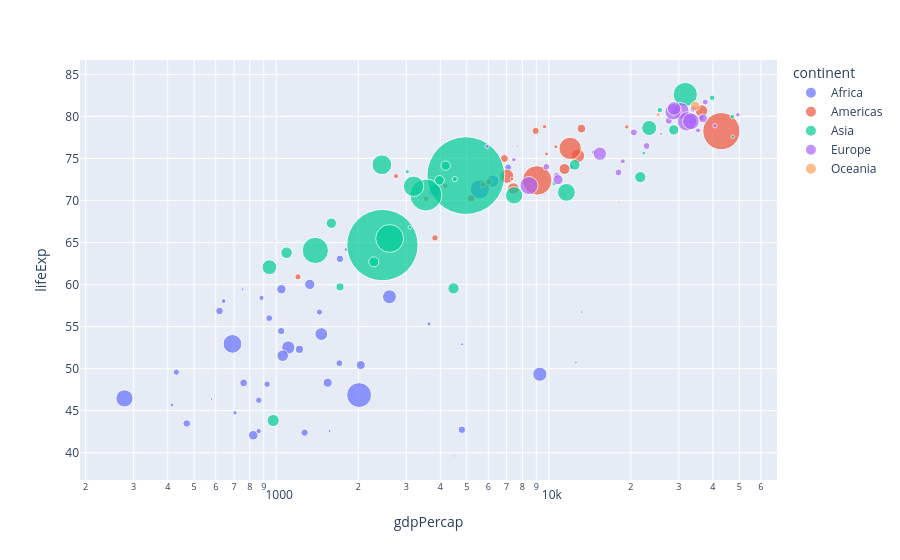

Notebook code for this chart:
### Markdown cell above
### Same data with interactive plots

### Code cell
# Look at just one year
fig = px.scatter(tidy_df[tidy_df['year']==2007], x="gdpPercap", y="lifeExp",
           size="pop", color="continent", 
           log_x=True, size_max=55,
           hover_name='country')
fig.show()

### Figure 1 — Plotly figure (JSON) as saved in the notebook; plotly's stock layout.template omitted (floating-point values rounded to 4 significant figures)
{"data": [{"hovertemplate": "<b>%{hovertext}</b><br><br>continent=Africa<br>gdpPercap=%{x}<br>lifeExp=%{y}<br>pop=%{marker.size}<extra></extra>", "hovertext": ["Algeria", "Angola", "Benin", "Botswana", "Burkina Faso", "Burundi", "Cameroon", "Central African Republic", "Chad", "Comoros", "Congo Dem. Rep.", "Congo Rep.", "Cote d'Ivoire", "Djibouti", "Egypt", "Equatorial Guinea", "Eritrea", "Ethiopia", "Gabon", "Gambia", "Ghana", "Guinea", "Guinea-Bissau", "Kenya", "Lesotho", "Liberia", "Libya", "Madagascar", "Malawi", "Mali", "Mauritania", "Mauritius", "Morocco", "Mozambique", "Namibia", "Niger", "Nigeria", "Reunion", "Rwanda", "Sao Tome and Principe", "Senegal", "Sierra Leone", "Somalia", "South Africa", "Sudan", "Swaziland", "Tanzania", "Togo", "Tunisia", "Uganda", "Zambia", "Zimbabwe"], "legendgroup": "Africa", "marker": {"color": "#636efa", "size": [33330000.0, 12420000.0, 8078000.0, 1639000.0, 14330000.0, 8391000.0, 17700000.0, 4369000.0, 10240000.0, 711000.0, 64610000.0, 3801000.0, 18010000.0, 496400.0, 80260000.0, 551200.0, 4907000.0, 76510000.0, 1455000.0, 1688000.0, 22870000.0, 9948000.0, 1472000.0, 35610000.0, 2013000.0, 3194000.0, 6037000.0, 19170000.0, 13330000.0, 12030000.0, 3270000.0, 1251000.0, 33760000.0, 19950000.0, 2055000.0, 12890000.0, 135000000.0, 798100.0, 8861000.0, 199600.0, 12270000.0, 6145000.0, 9119000.0, 44000000.0, 42290000.0, 1133000.0, 38140000.0, 5702000.0, 10280000.0, 29170000.0, 11750000.0, 12310000.0], "sizemode": "area", "sizeref": 435900.0, "symbol": "circle"}, "mode": "markers", "name": "Africa", "orientation": "v", "showlegend": true, "type": "scatter", "x": [6223.0, 4797.0, 1441.0, 12570.0, 1217.0, 430.1, 2042.0, 706.0, 1704.0, 986.1, 277.6, 3633.0, 1545.0, 2082.0, 5581.0, 12150.0, 641.4, 690.8, 13210.0, 752.7, 1328.0, 942.7, 579.2, 1463.0, 1569.0, 414.5, 12060.0, 1045.0, 759.3, 1043.0, 1803.0, 10960.0, 3820.0, 823.7, 4811.0, 619.7, 2014.0, 7670.0, 863.1, 1598.0, 1712.0, 862.5, 926.1, 9270.0, 2602.0, 4513.0, 1107.0, 883.0, 7093.0, 1056.0, 1271.0, 469.7], "xaxis": "x", "y": [72.3, 42.73, 56.73, 50.73, 52.3, 49.58, 50.43, 44.74, 50.65, 65.15, 46.46, 55.32, 48.33, 54.79, 71.34, 51.58, 58.04, 52.95, 56.73, 59.45, 60.02, 56.01, 46.39, 54.11, 42.59, 45.68, 73.95, 59.44, 48.3, 54.47, 64.16, 72.8, 71.16, 42.08, 52.91, 56.87, 46.86, 76.44, 46.24, 65.53, 63.06, 42.57, 48.16, 49.34, 58.56, 39.61, 52.52, 58.42, 73.92, 51.54, 42.38, 43.49], "yaxis": "y"}, {"hovertemplate": "<b>%{hovertext}</b><br><br>continent=Americas<br>gdpPercap=%{x}<br>lifeExp=%{y}<br>pop=%{marker.size}<extra></extra>", "hovertext": ["Argentina", "Bolivia", "Brazil", "Canada", "Chile", "Colombia", "Costa Rica", "Cuba", "Dominican Republic", "Ecuador", "El Salvador", "Guatemala", "Haiti", "Honduras", "Jamaica", "Mexico", "Nicaragua", "Panama", "Paraguay", "Peru", "Puerto Rico", "Trinidad and Tobago", "United States", "Uruguay", "Venezuela"], "legendgroup": "Americas", "marker": {"color": "#EF553B", "size": [40300000.0, 9119000.0, 190000000.0, 33390000.0, 16280000.0, 44230000.0, 4134000.0, 11420000.0, 9320000.0, 13760000.0, 6940000.0, 12570000.0, 8503000.0, 7484000.0, 2780000.0, 108700000.0, 5675000.0, 3242000.0, 6667000.0, 28670000.0, 3942000.0, 1057000.0, 301100000.0, 3447000.0, 26080000.0], "sizemode": "area", "sizeref": 435900.0, "symbol": "circle"}, "mode": "markers", "name": "Americas", "orientation": "v", "showlegend": true, "type": "scatter", "x": [12780.0, 3822.0, 9066.0, 36320.0, 13170.0, 7007.0, 9645.0, 8948.0, 6025.0, 6873.0, 5728.0, 5186.0, 1202.0, 3548.0, 7321.0, 11980.0, 2749.0, 9809.0, 4173.0, 7409.0, 19330.0, 18010.0, 42950.0, 10610.0, 11420.0], "xaxis": "x", "y": [75.32, 65.55, 72.39, 80.65, 78.55, 72.89, 78.78, 78.27, 72.23, 74.99, 71.88, 70.26, 60.92, 70.2, 72.57, 76.19, 72.9, 75.54, 71.75, 71.42, 78.75, 69.82, 78.24, 76.38, 73.75], "yaxis": "y"}, {"hovertemplate": "<b>%{hovertext}</b><br><br>continent=Asia<br>gdpPercap=%{x}<br>lifeExp=%{y}<br>pop=%{marker.size}<extra></extra>", "hovertext": ["Afghanistan", "Bahrain", "Bangladesh", "Cambodia", "China", "Hong Kong China", "India", "Indonesia", "Iran", "Iraq", "Israel", "Japan", "Jordan", "Korea Dem. Rep.", "Korea Rep.", "Kuwait", "Lebanon", "Malaysia", "Mongolia", "Myanmar", "Nepal", "Oman", "Pakistan", "Philippines", "Saudi Arabia", "Singapore", "Sri Lanka", "Syria", "Taiwan", "Thailand", "Vietnam", "West Bank and Gaza", "Yemen Rep."], "legendgroup": "Asia", "marker": {"color": "#00cc96", "size": [31890000.0, 708600.0, 150400000.0, 14130000.0, 1319000000.0, 6980000.0, 1110000000.0, 223500000.0, 69450000.0, 27500000.0, 6427000.0, 127500000.0, 6053000.0, 23300000.0, 49040000.0, 2506000.0, 3921000.0, 24820000.0, 2874000.0, 47760000.0, 28900000.0, 3205000.0, 169300000.0, 91080000.0, 27600000.0, 4553000.0, 20380000.0, 19310000.0, 23170000.0, 65070000.0, 85260000.0, 4018000.0, 22210000.0], "sizemode": "area", "sizeref": 435900.0, "symbol": "circle"}, "mode": "markers", "name": "Asia", "orientation": "v", "showlegend": true, "type": "scatter", "x": [974.6, 29800.0, 1391.0, 1714.0, 4959.0, 39720.0, 2452.0, 3541.0, 11610.0, 4471.0, 25520.0, 31660.0, 4519.0, 1593.0, 23350.0, 47310.0, 10460.0, 12450.0, 3096.0, 944.0, 1091.0, 22320.0, 2606.0, 3190.0, 21650.0, 47140.0, 3970.0, 4185.0, 28720.0, 7458.0, 2442.0, 3025.0, 2281.0], "xaxis": "x", "y": [43.83, 75.64, 64.06, 59.72, 72.96, 82.21, 64.7, 70.65, 70.96, 59.55, 80.75, 82.6, 72.53, 67.3, 78.62, 77.59, 71.99, 74.24, 66.8, 62.07, 63.78, 75.64, 65.48, 71.69, 72.78, 79.97, 72.4, 74.14, 78.4, 70.62, 74.25, 73.42, 62.7], "yaxis": "y"}, {"hovertemplate": "<b>%{hovertext}</b><br><br>continent=Europe<br>gdpPercap=%{x}<br>lifeExp=%{y}<br>pop=%{marker.size}<extra></extra>", "hovertext": ["Albania", "Austria", "Belgium", "Bosnia and Herzegovina", "Bulgaria", "Croatia", "Czech Republic", "Denmark", "Finland", "France", "Germany", "Greece", "Hungary", "Iceland", "Ireland", "Italy", "Montenegro", "Netherlands", "Norway", "Poland", "Portugal", "Romania", "Serbia", "Slovak Republic", "Slovenia", "Spain", "Sweden", "Switzerland", "Turkey", "United Kingdom"], "legendgroup": "Europe", "marker": {"color": "#ab63fa", "size": [3601000.0, 8200000.0, 10390000.0, 4552000.0, 7323000.0, 4493000.0, 10230000.0, 5468000.0, 5238000.0, 61080000.0, 82400000.0, 10710000.0, 9956000.0, 301900.0, 4109000.0, 58150000.0, 684700.0, 16570000.0, 4628000.0, 38520000.0, 10640000.0, 22280000.0, 10150000.0, 5448000.0, 2009000.0, 40450000.0, 9031000.0, 7555000.0, 71160000.0, 60780000.0], "sizemode": "area", "sizeref": 435900.0, "symbol": "circle"}, "mode": "markers", "name": "Europe", "orientation": "v", "showlegend": true, "type": "scatter", "x": [5937.0, 36130.0, 33690.0, 7446.0, 10680.0, 14620.0, 22830.0, 35280.0, 33210.0, 30470.0, 32170.0, 27540.0, 18010.0, 36180.0, 40680.0, 28570.0, 9254.0, 36800.0, 49360.0, 15390.0, 20510.0, 10810.0, 9787.0, 18680.0, 25770.0, 28820.0, 33860.0, 37510.0, 8458.0, 33200.0], "xaxis": "x", "y": [76.42, 79.83, 79.44, 74.85, 73.0, 75.75, 76.49, 78.33, 79.31, 80.66, 79.41, 79.48, 73.34, 81.76, 78.89, 80.55, 74.54, 79.76, 80.2, 75.56, 78.1, 72.48, 74.0, 74.66, 77.93, 80.94, 80.88, 81.7, 71.78, 79.42], "yaxis": "y"}, {"hovertemplate": "<b>%{hovertext}</b><br><br>continent=Oceania<br>gdpPercap=%{x}<br>lifeExp=%{y}<br>pop=%{marker.size}<extra></extra>", "hovertext": ["Australia", "New Zealand"], "legendgroup": "Oceania", "marker": {"color": "#FFA15A", "size": [20430000.0, 4116000.0], "sizemode": "area", "sizeref": 435900.0, "symbol": "circle"}, "mode": "markers", "name": "Oceania", "orientation": "v", "showlegend": true, "type": "scatter", "x": [34440.0, 25190.0], "xaxis": "x", "y": [81.23, 80.2], "yaxis": "y"}], "layout": {"legend": {"itemsizing": "constant", "title": {"text": "continent"}, "tracegroupgap": 0}, "margin": {"t": 60}, "xaxis": {"anchor": "y", "domain": [0, 1], "title": {"text": "gdpPercap"}, "type": "log"}, "yaxis": {"anchor": "x", "domain": [0, 1], "title": {"text": "lifeExp"}}}}
